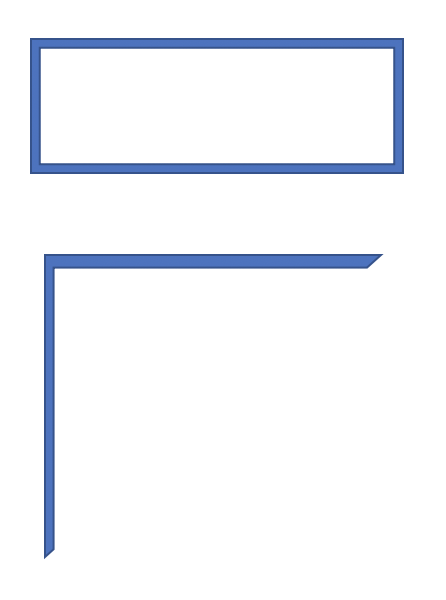
#> input picture CV_Assignment_1/test.png, 446 x 600 px, given in place of lenna.png, which was not available
$ python A1_edge_detection.py
#> lines starting #> are read from the running program, lines starting #| are printed output that depends on the picture; pictures that were not available may be replaced by others from this repository, and a replacement may not be noted
### CV_Assignment_1/A1_function.py
import cv2
import numpy as np
import math
import time


#### For Assignment 1 ####

def image_padding(image, V, H):
    img = image.copy()

    # horizontal
    if H != 0:
        edge_left = np.zeros((img.shape[0], H))
        edge_right = np.zeros((img.shape[0], H))
        for y in range(img.shape[0]):
            edge_left[y].fill(img[y][0])
            edge_right[y].fill(img[y][-1])
        img = np.concatenate((np.concatenate((edge_left, img), axis=1), edge_right), axis=1)

    # vertical
    if V != 0:
        edge_up = img[0, :].copy()
        edge_down = img[-1, :].copy()
        for i in range(V - 1):
            edge_up = np.vstack((edge_up, img[0, :].copy()))
            edge_down = np.vstack((edge_down, img[-1, :].copy()))
        img = np.vstack((np.vstack((edge_up, img)), edge_down))

    return img


# [21 lines left out: function cross_correlation_1d, not called in this run]


def cross_correlation_2d(img, kernel):
    output = np.zeros(img.shape)
    v_pad_size, h_pad_size = int((kernel.shape[0])/2), int(kernel.shape[1]/2)
    img = image_padding(img, v_pad_size, h_pad_size)

    r,c  = output.shape

    for y in range(r):
        for x in range(c):
            output[y,x] = (kernel * img[y:y+kernel.shape[0],x:x+kernel.shape[1]]).sum()

    output /= 255.0

    return output


def gaussian_function(x, sigma):
    return (1 / (sigma*math.sqrt(2 * math.pi))) * pow(math.e, -(x * x) / (2 * sigma * sigma))


def get_gaussian_filter_1d(size, sigma):
    # mean = 0
    length = int(size / 2)
    output = np.array([gaussian_function(x, sigma) for x in range(-length, length + 1)])
    # 가우시안의 합은 1
    output /= sum(output)
    return output


def get_gaussian_filter_2d(size, sigma):
    # Gaussian은 separable
    row_1d = get_gaussian_filter_1d(size, sigma)
    col_1d = row_1d.reshape(size, 1)

    # nx1 * 1xn = nxn 가우시안 필터
    output = np.outer(col_1d, row_1d)
    output/= output.sum()

    return output


#### For Assignment 2 ####

def sobel_filtering(image, axis):
    blurring = np.array([1, 2, 1])
    derivative_1D = np.array([-1, 0, 1])
    if (axis == 0):
        return cross_correlation_2d(image, np.outer(blurring.reshape(3, 1),derivative_1D))
    else:
        return cross_correlation_2d(image, np.outer(derivative_1D.reshape(3, 1), blurring))

### CV_Assignment_1/A1_edge_detection.py
import cv2
import numpy as np
import A1_function as func
import math
import time

def compute_image_gradient(image):
    # time recording
    start = time.time()

    # mag, dir 값 포함하는 3차원 np array 생성 - [2][y][x]
    output = np.zeros([2] + list(image.shape))

    # calculating gradient
    xdir_grad = func.sobel_filtering(255 * image, axis=0)
    ydir_grad = func.sobel_filtering(255 * image, axis=1)

    for y in range(image.shape[0]):
        for x in range(image.shape[1]):
            df_dx = xdir_grad[y, x]
            df_dy = ydir_grad[y, x]
            # direction 계산

            # 1사분면을 양수로.
            dir = math.atan2(-df_dy, df_dx) * (180 / math.pi)
            dir = 180 + dir if dir < 0 else dir

            # magnitude 계
            mag = math.pow((df_dx * df_dx) + (df_dy * df_dy), 1 / 2)
            # print("mag",mag)

            output[0][y, x] = mag
            output[1][y, x] = dir


    print("computing image gradient Time: ", time.time() - start)

    return output[0], output[1]


def non_maximum_suppression_dir(mag,dir):
    start = time.time()
    M, N = mag.shape
    # direction to array index pair
    dy = [[0, 0], [-1, 1], [-1, 1], [-1, 1]]
    dx = [[1, -1], [1, -1], [0, 0], [-1, 1]]
    output = mag.copy()

    # quantize
    quant = (dir + 22.5) / 45
    quant = quant.astype('uint8') % 4

    for i in range(1, M - 1):
        for j in range(1, N - 1):
            # suppression
            q = quant[i,j]
            if (mag[i, j] < mag[i + dy[q][0], j + dx[q][0]]) or (mag[i, j] < mag[i + dy[q][1], j + dx[q][1]]):
                output[i, j] = 0

    print("computing non maximum suppression Time: ", time.time() - start)

    return output


# Part 2 script

image_paths = ['lenna.png', 'shapes.png']
for path in image_paths:
    print('\n*************', path, '*************')
    # read image
    image = cv2.imread(path, cv2.IMREAD_GRAYSCALE)
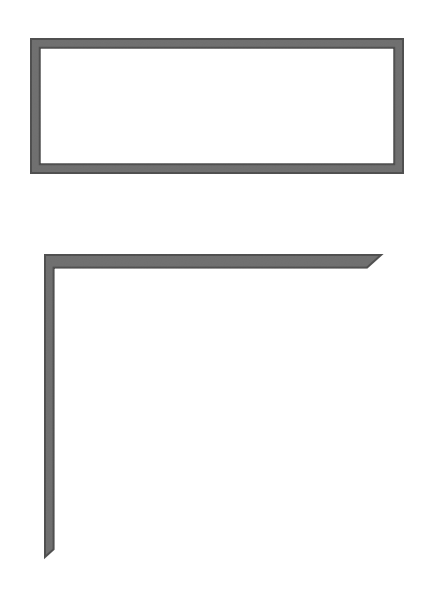
#> image: shape (600, 446); min 79, max 255, mean 244.4

    # 2-1 Apply the Gaussian filtering to the input image
    image = func.cross_correlation_2d(image, func.get_gaussian_filter_2d(7, 1.5))
#> in image_padding, `edge_up = img[0, :].copy()`: edge_up = 452 values from 255 to 255

    # 2-2 Implement a function that returns the image gradient
    mag, dir = compute_image_gradient(image)
#> call 2 of image_padding, with V = 1, H = 1
#> in image_padding (call 2), `edge_up = img[0, :].copy()`: edge_up = 448 values from 255 to 255
#> in image_padding (call 2), `img = np.vstack((np.vstack((edge_up, img)), edge_down))`:
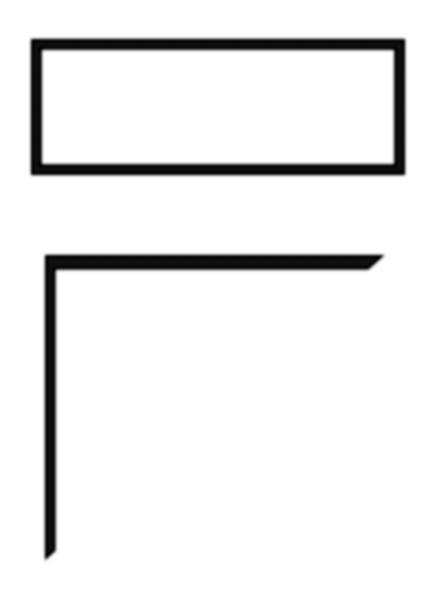
#> img: shape (602, 448) float64; min 102.2, max 255, mean 244.5; drawn with min black and max white
#> in cross_correlation_2d (call 2), `output /= 255.0`:
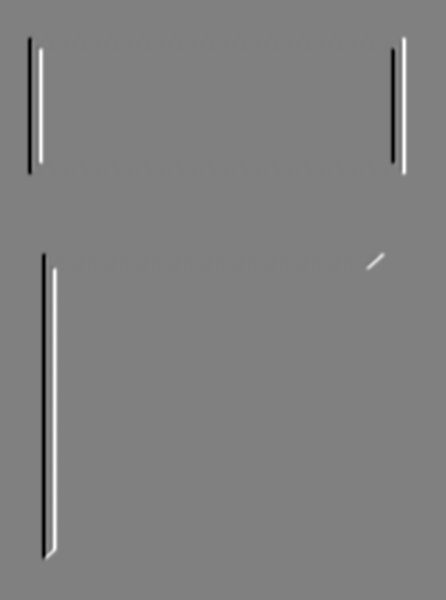
#> output: shape (600, 446) float64; min -1.28, max 1.27, mean 1.91e-19; drawn with min black and max white
#> after the loop in cross_correlation_2d (call 3), `for y in range(r):`:
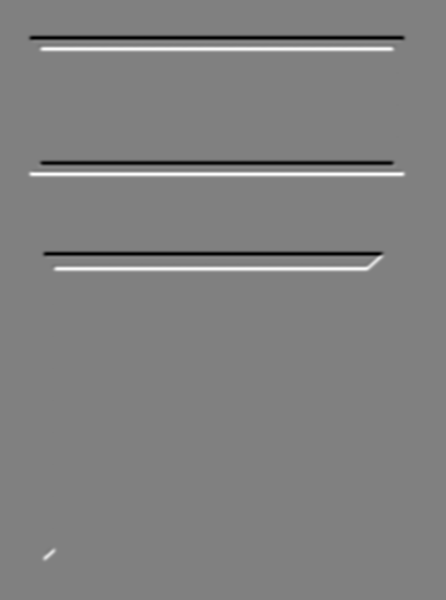
#> output: shape (600, 446) float64; min -326.9, max 323.2, mean 0; drawn with min black and max white
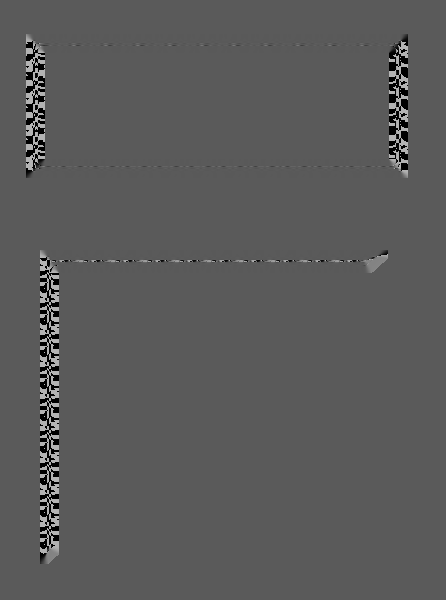
#> dir: shape (600, 446) float64; min 0, max 180, mean 90.1

    cv2.imshow('image gradient', mag)
    cv2.imwrite("./result/part_2_edge_raw_" + path, 255 * mag)

    # 2-3 Implement a function that performs Non-maximum Suppression (NMS)
    supressed_mag = non_maximum_suppression_dir(mag,dir)
#> in non_maximum_suppression_dir, `quant = quant.astype('uint8') % 4`:
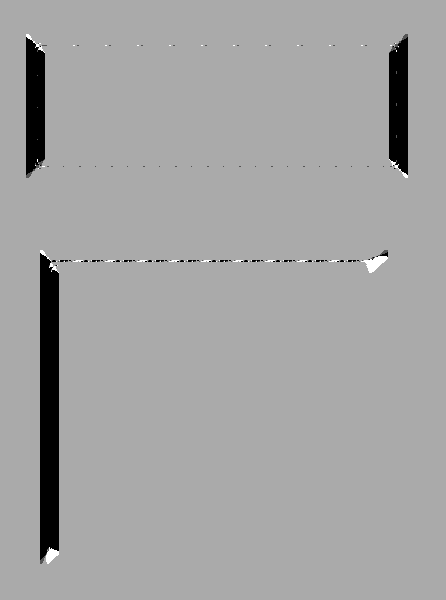
#> quant: shape (600, 446); min 0, max 3, mean 1.92; drawn with min black and max white
#> after the loop in non_maximum_suppression_dir, `for i in range(1, M - 1):`:
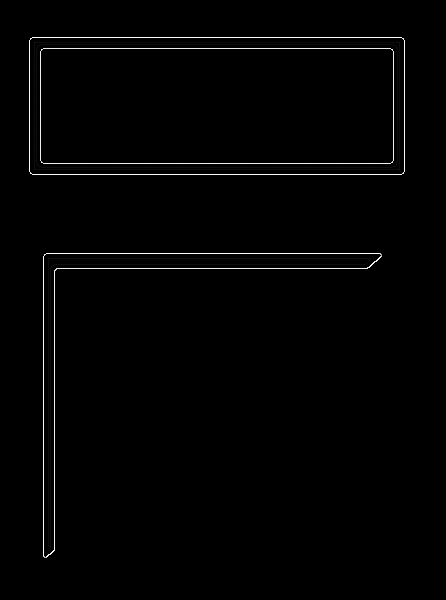
#> output: shape (600, 446) float64; min 0, max 1.28, mean 0.0157; drawn with min black and max white

    cv2.imshow("image suppressed", supressed_mag)
    cv2.imwrite("./result/part_2_edge_sup_" + path, 255 * supressed_mag)

    cv2.waitKey()
    cv2.destroyAllWindows()
#> pass 2 of the loop `for path in image_paths:`:
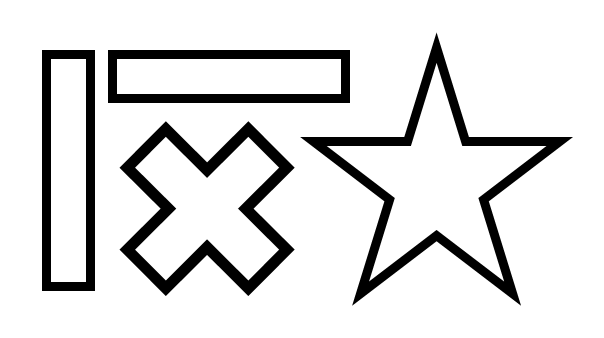
#> input picture CV_Assignment_1/shapes.png, 604 x 338 px
#> image is the input picture: shape (338, 604); min 0, max 255, mean 222.3
#> after the loop in cross_correlation_2d (call 6), `for y in range(r):`:
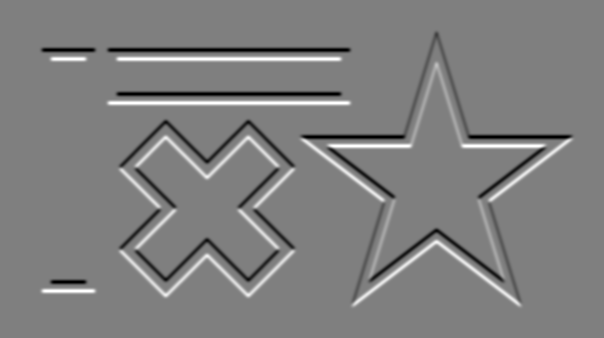
#> output: shape (338, 604) float64; min -497.2, max 497.2, mean 0; drawn with min black and max white
#> mag: shape (338, 604) float64
#> dir: shape (338, 604) float64
#> after the loop in non_maximum_suppression_dir (call 2), `for i in range(1, M - 1):`:
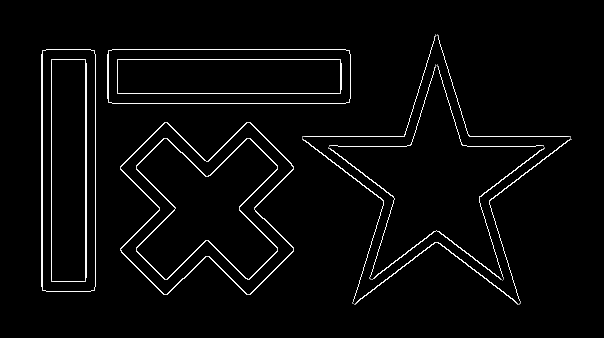
#> output: shape (338, 604) float64; min 0, max 1.99, mean 0.0636; drawn with min black and max white
